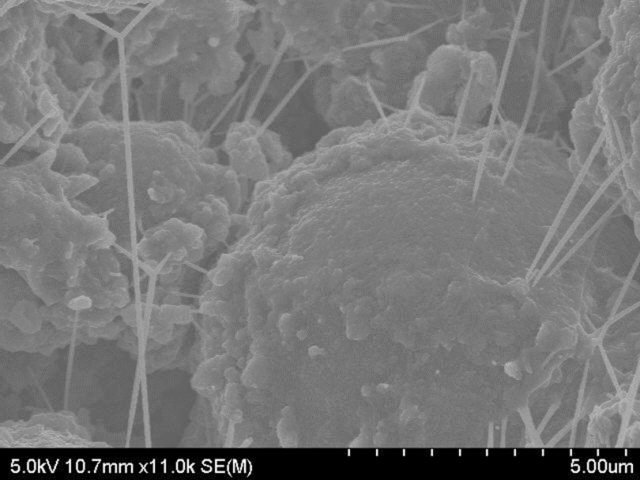
#> input picture 2022/10/29/Python-DS-118-autocontrast/sample.jpg, 640 x 480 px
$ jupyter execute --allow-errors 118_autocontrast.ipynb
#> lines starting #> are read from the running program, lines starting #| are printed output that depends on the picture
[cell 1]
import numpy as np
from skimage.io import imread, imshow
import matplotlib.pyplot as plt

[cell 2]
infilename = "sample.jpg"

img_ = imread(infilename)
#> img_ is the input picture: shape (480, 640); min 0, max 252, mean 118.9
print(type(img_))
#| <class 'numpy.ndarray'>
imshow(img_)

[cell 3]
plt.imshow(img_, cmap="Greys_r")
plt.savefig("118_autocontrast_6.png")

[cell 4]
img_.shape
#> Out = (480, 640)

[cell 5]
fig, axs = plt.subplots(ncols=2, figsize=(10, 4), constrained_layout=True)

axs[0].imshow(img_, cmap="Greys_r")   # 왼쪽 Axes에 Image 출력

# x = 300을 추출해서 오른쪽 Axes에 line profile 출력, 왼쪽에 선 표시
x = 300
axs[1].plot(img_[:, x], c="orange")   # 오른쪽 Axes에 line profile 출력
axs[0].axvline(x, c="orange")         # 왼쪽 image 위에 해당 line 출력

fig.savefig("118_autocontrast_7.png")
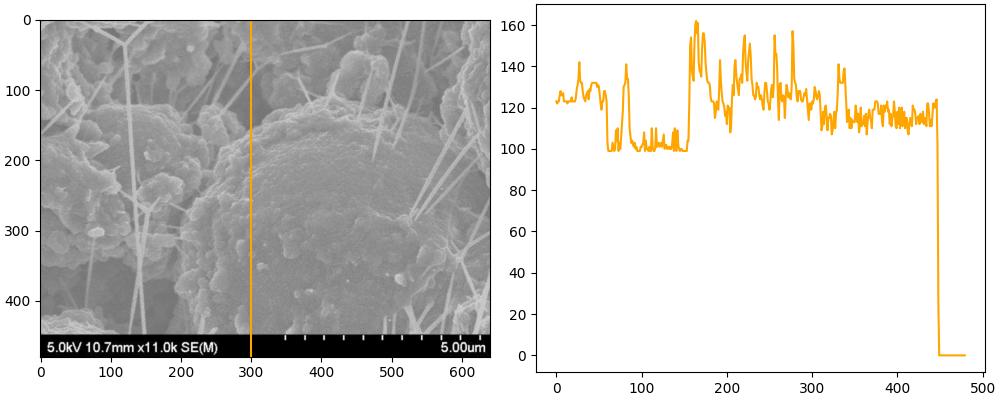
#> figure drawn by matplotlib, 2 panels; panel 2: curve peaks at x = 164, y = 162
#> figure, not shown here; panel 2: curve peaks at x = 164, y = 162

[cell 6]
img_[-50:, x]
#> Out = 50 values, max 124 at index 16, min 0 at index 19, mean 42.36

[cell 7]
h, w = img_.shape
#> h = 480; w = 640

imgfrac = 14/15
img = img_[:int(h*imgfrac), :]
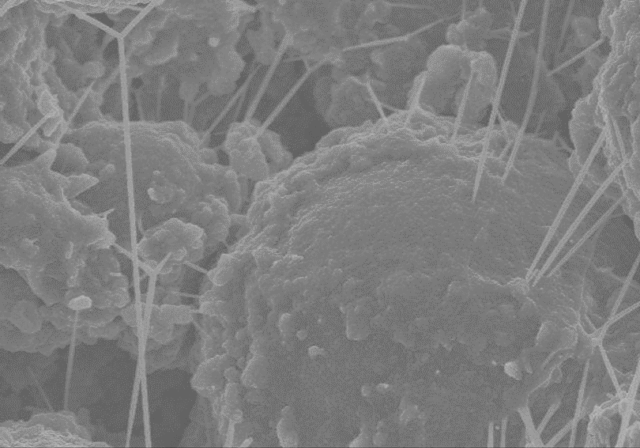
#> img: shape (448, 640); min 75, max 187, mean 125.9
desc = img_[int(h*imgfrac):, :]
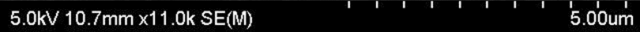
#> desc: shape (32, 640); min 0, max 252, mean 20.9

fig, axs = plt.subplots(ncols=2, figsize=(10, 4), constrained_layout=True)
axs[0].imshow(img, cmap="Greys_r")
axs[1].imshow(desc, cmap="Greys_r")

fig.savefig("118_autocontrast_8.png")
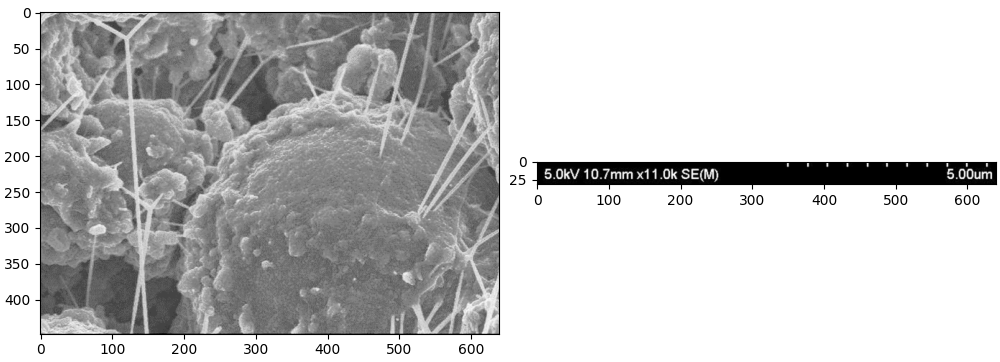
#> figure drawn by matplotlib, 2 panels

[cell 8]
fig, axs = plt.subplots(ncols=2, figsize=(10, 4), constrained_layout=True,
                       sharex=True)

for ax, im, title in zip(axs, [img_, img], ["original", "image only"]):
    ax.hist(im.flatten(), bins=np.linspace(0, 255, 30))
    ax.text(0.7, 0.95, f"min = {im.min()}\nmax = {im.max()}", va="top",
           fontsize="x-large", transform=ax.transAxes)
    ax.set_title(title, fontsize="x-large", pad=12)
#> this loop made 2 passes
#> title on passes 1 to 2: 'original', 'image only'

fig.savefig("118_autocontrast_9.png")
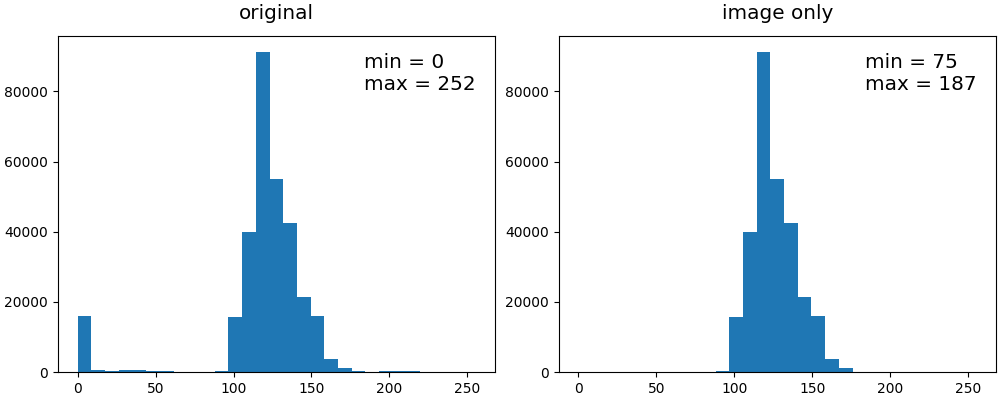
#> figure drawn by matplotlib, 2 panels; panel 1: tallest bar 91270 high, from x = 114.3 to 123.1; panel 2: tallest bar 91268 high, from x = 114.3 to 123.1

[cell 9]
from skimage import exposure

v_min, v_max = np.percentile(img, (0.2, 99.8))
#> v_min = 99; v_max = 170
img_ac = exposure.rescale_intensity(img, in_range=(v_min, v_max), out_range=(0, 255)).astype(np.uint8)
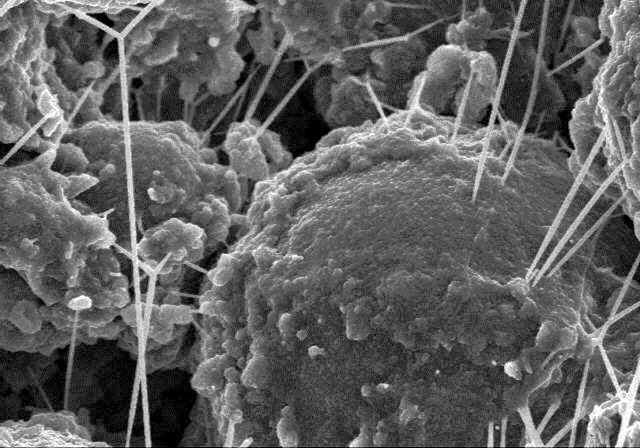
#> img_ac: shape (448, 640); min 0, max 255, mean 96.1

fig, axs = plt.subplots(ncols=2, figsize=(10, 4), constrained_layout=True)

for ax, im, title in zip(axs, [img, img_ac], ["original", "auto contrast"]):
    ax.imshow(im, cmap="Greys_r", vmin=0, vmax=255)
    x_pos = 0.045
    if ax == axs[1]:
        x_pos += 0.5
    ax_inset = fig.add_axes([x_pos, 0.69, 0.15, 0.2])
    ax_inset.hist(im.flatten(), fc="orange", ec="k", bins=np.linspace(0, 255, 30))
    ax_inset.set(xlim=(0, 255), yticks=[], xticks=[])
    ax.set_title(title, fontsize="x-large", pad=12)
#> this loop made 2 passes
#> (title, x_pos) on passes 1 to 2: ('original', 0.045), ('auto contrast', 0.545)

fig.savefig("118_autocontrast_11.png")
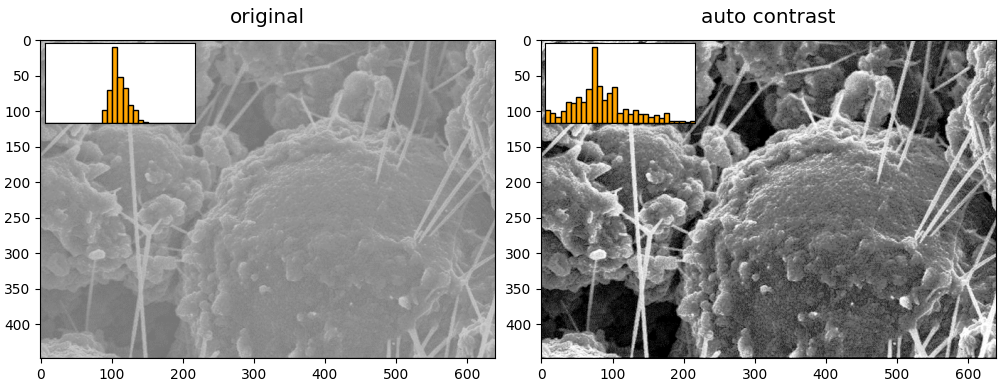
#> figure drawn by matplotlib, 4 panels

[cell 10]
from skimage.io import imsave

img_merge = np.vstack((img_ac, desc))
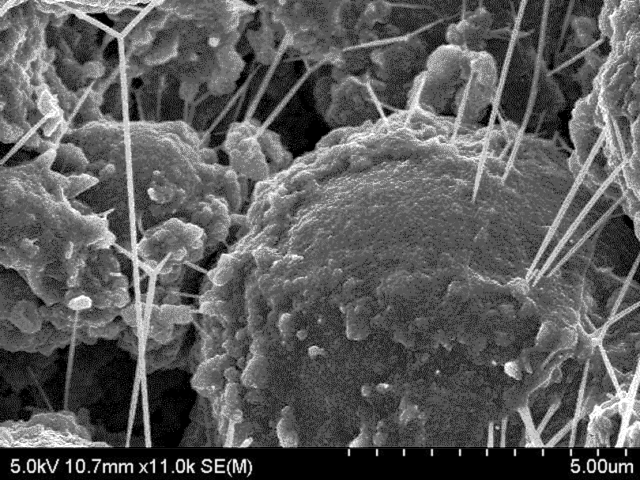
#> img_merge: shape (480, 640); min 0, max 255, mean 91.1
imsave("img_autocontrast.png", img_merge)

plt.imshow(img_merge, cmap="Greys_r")
plt.savefig("118_autocontrast_12.png")

[cell 11]
infilename = "sample_annot.png"

# read image
#> (the rest of this cell did not finish here and is left out)

[cell 12]
fig, axs = plt.subplots(ncols=2, figsize=(10, 4), constrained_layout=True)

for ax, im, title in zip(axs, [img_, img_merge], ["original", "auto contrast"]):
    ax.imshow(im, cmap="Greys_r", vmin=0, vmax=255)
    x_pos = 0.045
    if ax == axs[1]:
        x_pos += 0.5
    ax_inset = fig.add_axes([x_pos, 0.69, 0.15, 0.2])
    ax_inset.hist(im[:int(h*imgfrac), :].flatten(), fc="orange", ec="k", bins=np.linspace(0, 255, 30))
    ax_inset.set(xlim=(0, 255), yticks=[], xticks=[])
    ax.set_title(title, fontsize="x-large", pad=12)

fig.savefig("118_autocontrast_12.png")
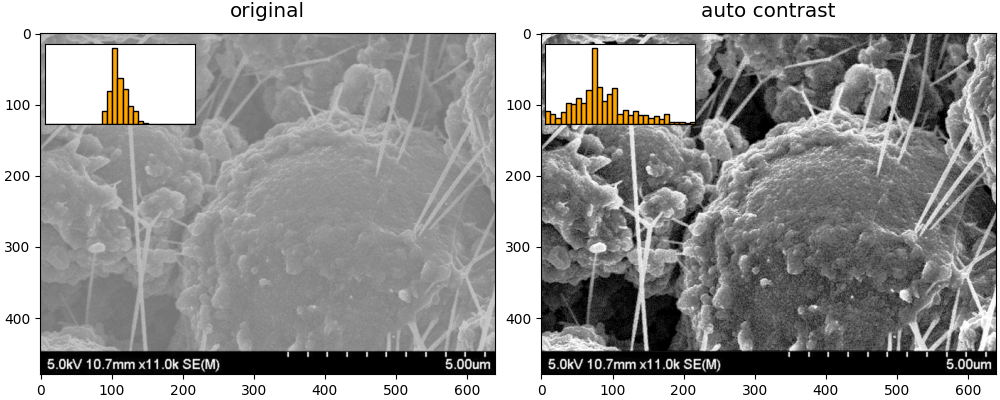
#> figure drawn by matplotlib, 4 panels
